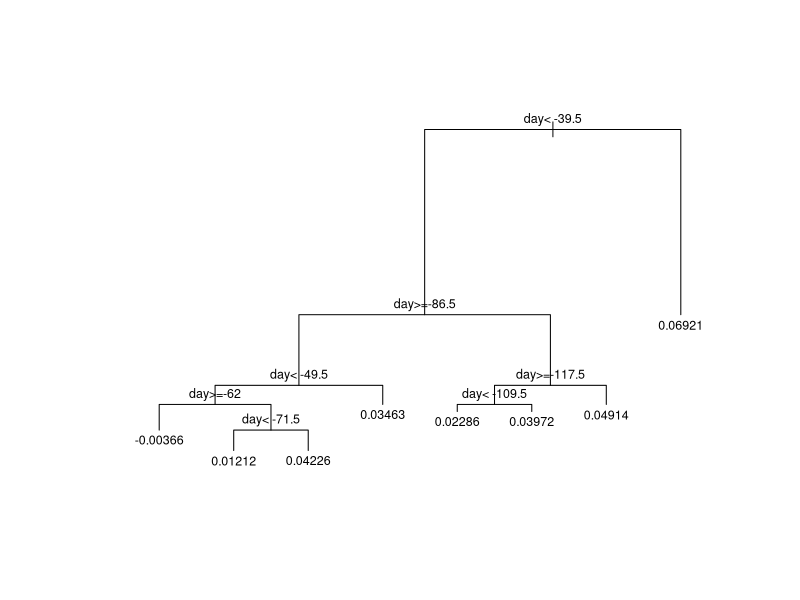
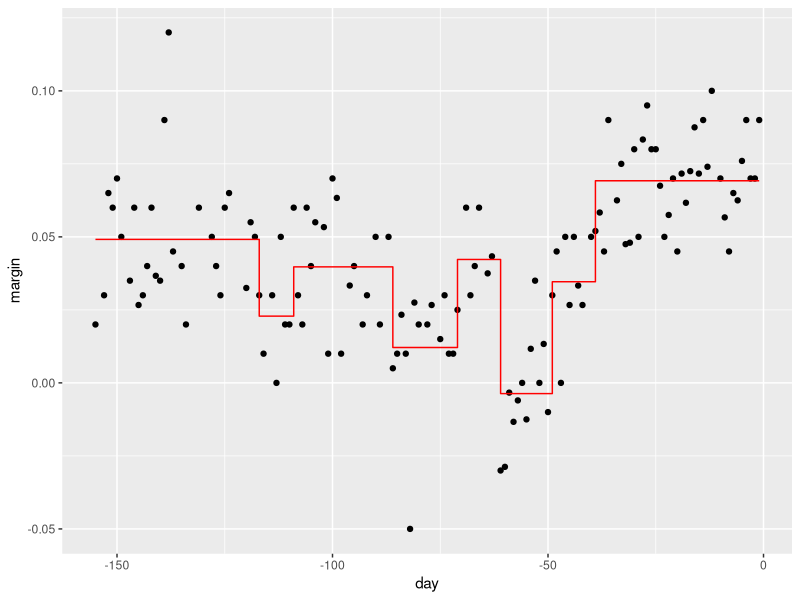
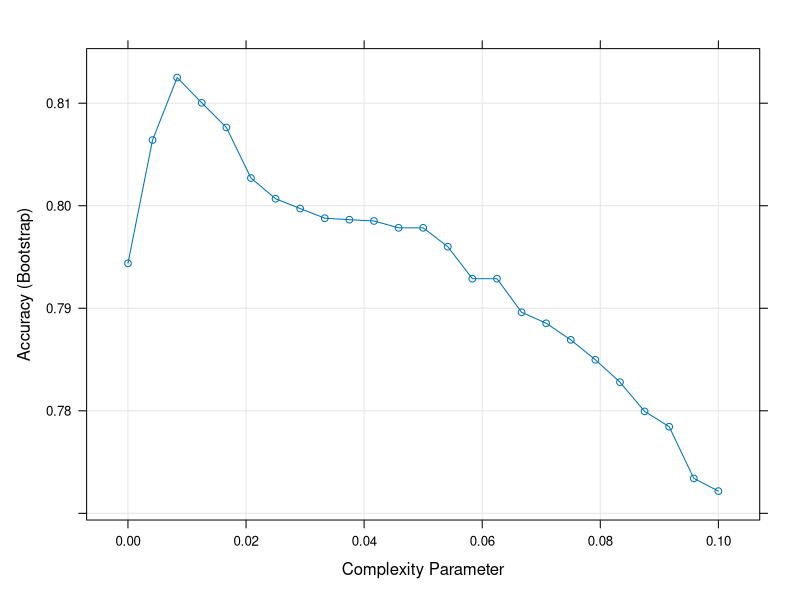
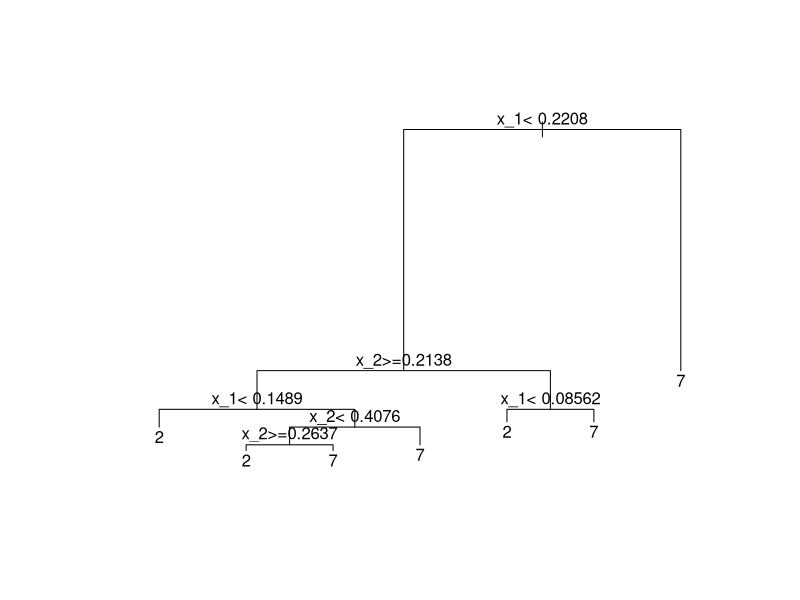

Write the R code that produced these figures, in order. (Note: this script raises an error after producing the figures.)
# --------------------------------------------
# Machine Learning with Decision Trees and Random Forests
# --------------------------------------------
# This script demonstrates training and evaluating 
# classification trees and random forests in R.

# Load required libraries
library(caret)        # For training models with cross-validation
library(tidyverse)    # For data manipulation and visualization
library(rpart)        # For building decision trees
library(dslabs)       # For access to sample datasets
library(randomForest) # For random forest modeling

# --------------------------------------------
# Part 1: Decision Tree on polls_2008 dataset
# --------------------------------------------

# Fit a simple decision tree
# Predict 'margin' using all available predictors (only 'day' here)
fit <- rpart(margin ~ ., data = polls_2008)

# Visualize the fitted decision tree
plot(fit, margin = 0.1)
text(fit, cex = 0.75)

# Evaluate model fit visually
# Add tree predictions to the dataset
polls_2008 %>%  
  mutate(y_hat = predict(fit)) %>% 
  ggplot() +
  geom_point(aes(day, margin)) +          # Actual data points
  geom_step(aes(day, y_hat), col = "red") # Tree-based predictions

# --------------------------------------------
# Part 2: Classification Tree with Cross-Validation on mnist_27
# --------------------------------------------

# Train a classification tree with cross-validation
# 'cp' (complexity parameter) is tuned from 0.0 to 0.1 over 25 values
train_rpart <- train(y ~ .,
                     method = "rpart",
                     tuneGrid = data.frame(cp = seq(0.0, 0.1, length.out = 25)),
                     data = mnist_27$train)

# Visualize cross-validation results
plot(train_rpart)

# Evaluate model performance on the test set
rpart_accuracy <- confusionMatrix(
  predict(train_rpart, mnist_27$test),
  mnist_27$test$y
)$overall["Accuracy"]
print(rpart_accuracy)

# Visualize the final decision tree structure
plot(train_rpart$finalModel, margin = 0.1)
text(train_rpart$finalModel)

# --------------------------------------------
# Part 3: Random Forest on mnist_27
# --------------------------------------------

# Train a random forest model using default settings
train_rf <- randomForest(y ~ ., data = mnist_27$train)

# Evaluate random forest performance
rf_accuracy <- confusionMatrix(
  predict(train_rf, mnist_27$test),
  mnist_27$test$y
)$overall["Accuracy"]
print(rf_accuracy)

# --------------------------------------------
# Part 4: Random Forest with Cross-Validation (Rborist)
# --------------------------------------------

# Train a random forest model (using Rborist) with cross-validation
# Tune 'predFixed' and 'minNode' parameters
train_rf_2 <- train(y ~ .,
                    method = "Rborist",
                    tuneGrid = data.frame(predFixed = 2, minNode = c(3, 50)),
                    data = mnist_27$train)

# Evaluate the cross-validated random forest performance
rf2_accuracy <- confusionMatrix(
  predict(train_rf_2, mnist_27$test),
  mnist_27$test$y
)$overall["Accuracy"]
print(rf2_accuracy)
